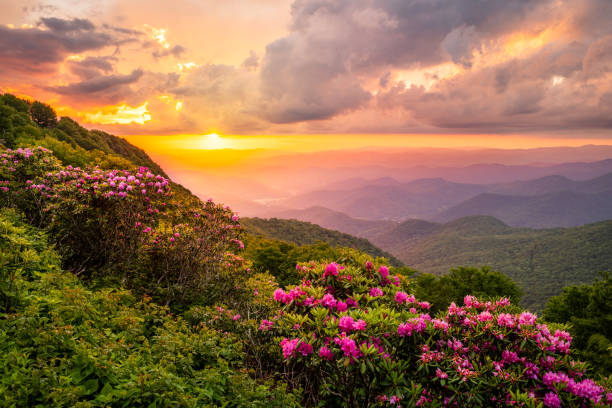
#> input picture sample.jpg, 612 x 408 px
$ python image_filter_lab.py
#> lines starting #> are read from the running program, lines starting #| are printed output that depends on the picture; after the words box and inside, x2 and y2 are one past the last pixel; in counts of white or black regions, pixels touching at a corner belong together
import cv2

# Load image
image = cv2.imread("sample.jpg")
#> image is the input picture: shape (408, 612, 3); mean B, G, R 73.7, 105.5, 140

if image is None:
    print("Error: Image not found!")
else:
    print("Image Loaded Successfully")

    # Convert to grayscale
    gray = cv2.cvtColor(image, cv2.COLOR_BGR2GRAY)
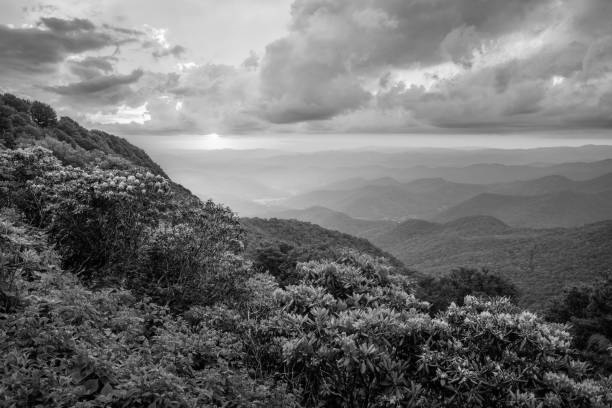
#> gray: shape (408, 612); min 0, max 254, mean 112.2

    # Apply blur
    blur = cv2.GaussianBlur(gray, (5, 5), 0)

    # Edge detection
    edges = cv2.Canny(blur, 100, 200)
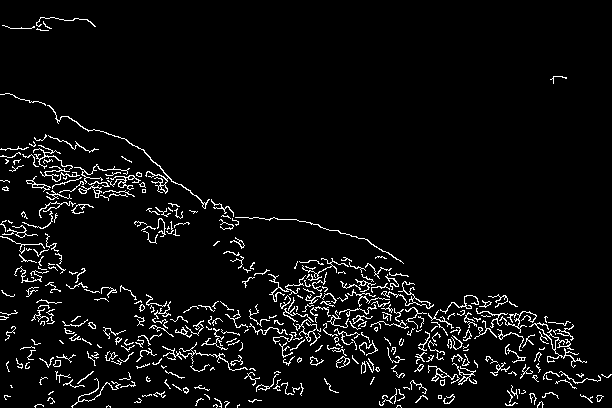
#> edges: shape (408, 612); 5% white in thin lines or dots

    # Show images
    cv2.imshow("Original Image", image)
    cv2.imshow("Grayscale Image", gray)
    cv2.imshow("Blurred Image", blur)
    cv2.imshow("Edge Detection", edges)

    cv2.waitKey(0)
    cv2.destroyAllWindows()

$ run again, with 12th march ass.jpeg copied over sample.jpg
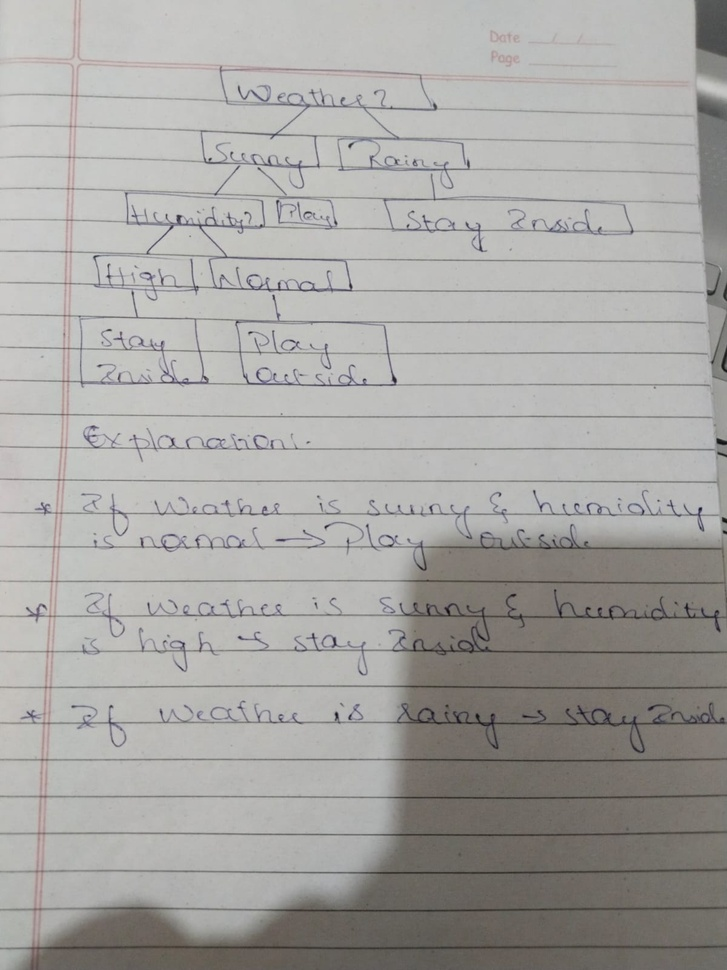
#> input picture 12th march ass.jpeg, 727 x 970 px, shrunk from 1200 x 1600 before the run
#> image is the input picture: shape (970, 727, 3); mean B, G, R 162.9, 165.5, 166.9
#> `edges = cv2.Canny(blur, 100, 200)`:
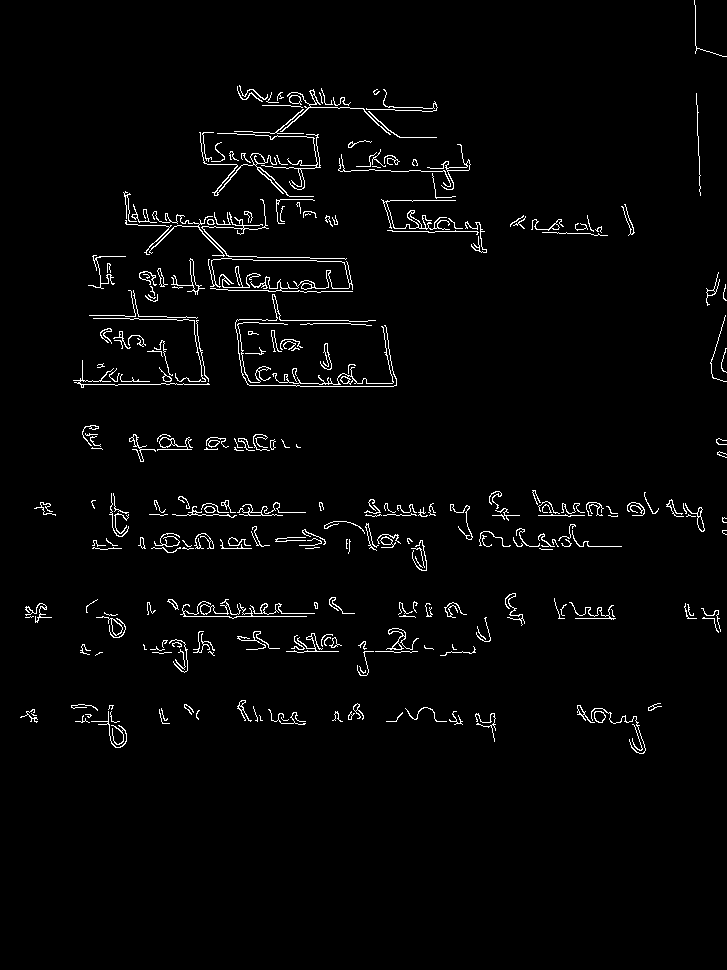
#> edges: shape (970, 727); 2.4% white in thin lines or dots, all inside (x1, y1, x2, y2) = (20, 0, 727, 754)
